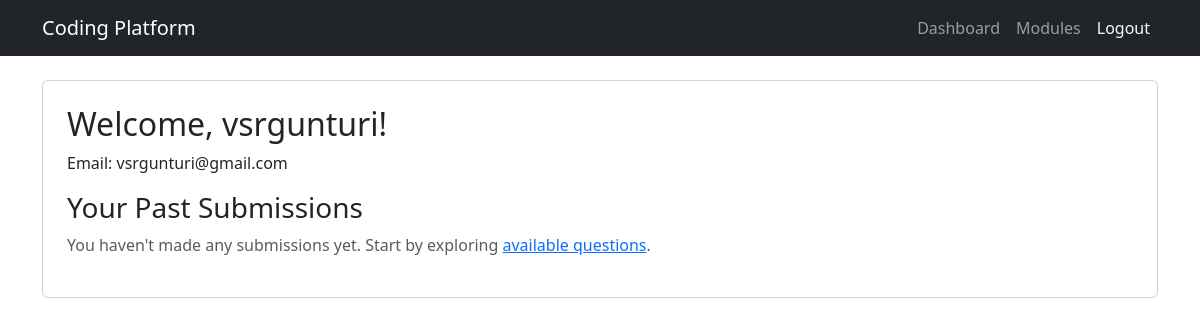
Page /dashboard/ (signed in) on the earlier database version.
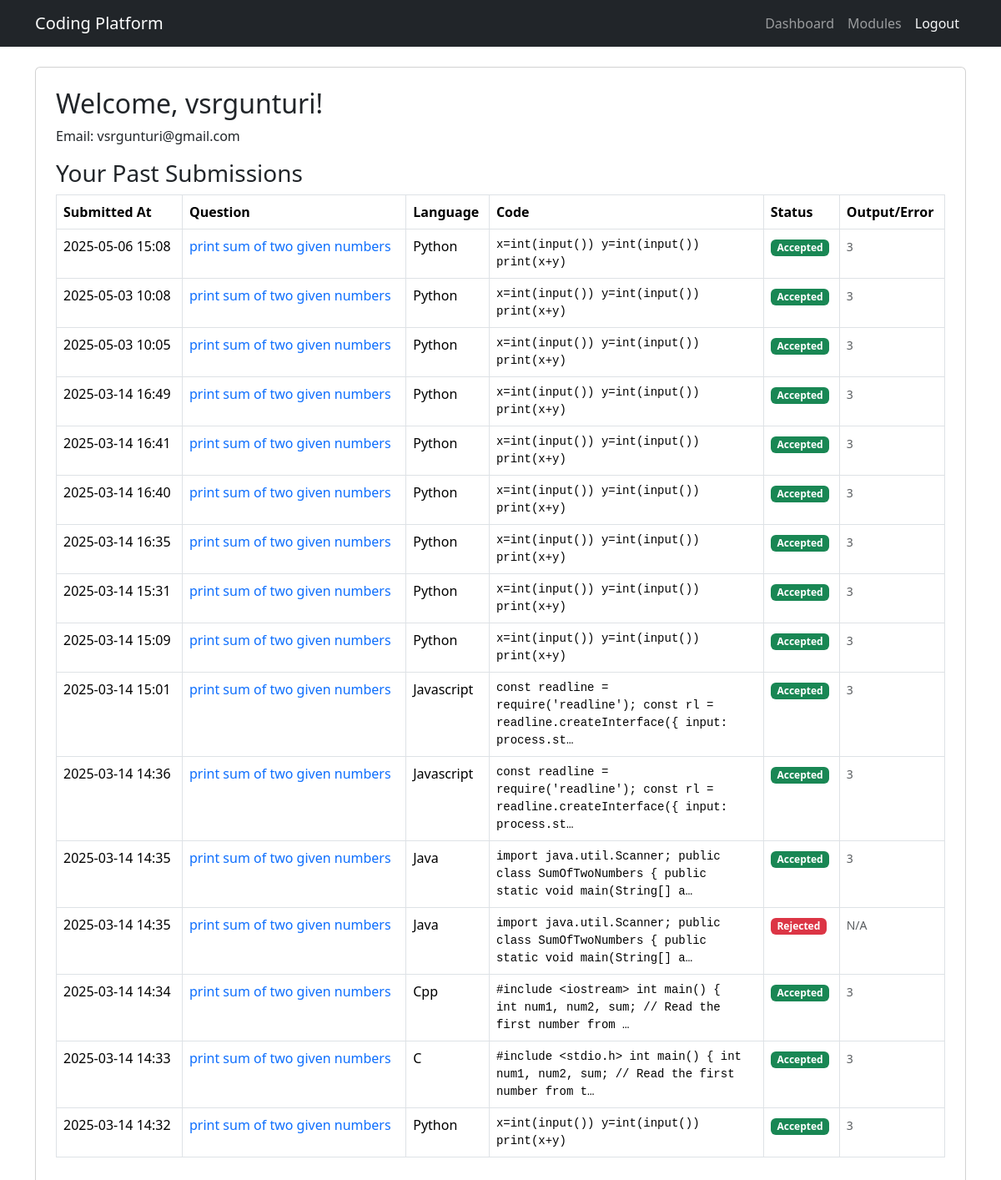
Same page on the later database version.
### codingapp/models.py (models this page shows, shortened)
class Submission(models.Model):
    class Status(models.TextChoices):
        PENDING = "Pending", "Pending"
        ACCEPTED = "Accepted", "Accepted"
        REJECTED = "Rejected", "Rejected"
    question = models.ForeignKey(Question, on_delete=models.CASCADE)
    user = models.ForeignKey(User, on_delete=models.CASCADE)
    code = models.TextField(blank=True)
    language = models.CharField(
        max_length=50,
        choices=LANGUAGE_CHOICES,
        default="python"
    )
    submitted_at = models.DateTimeField(auto_now_add=True)
    status = models.CharField(
        max_length=10,
        choices=Status.choices,
        default=Status.PENDING
    )
    output = models.TextField(blank=True, null=True)
    error = models.TextField(blank=True, null=True)
    class Meta:
        ordering = ['-submitted_at']  # Added for consistency with admin sorting

class Question(models.Model):
    title = models.CharField(max_length=200)
    description = models.TextField()
    module = models.ForeignKey(
        Module,
        on_delete=models.CASCADE,
        related_name="questions",
        null=True,
        blank=True
    )
    test_cases = models.JSONField(
        default=list,
        validators=[validate_test_cases],
        help_text="Managed via admin formset; do not edit manually."
    )
    class Meta:
        unique_together = ['module', 'title']

### codingapp/views.py (the view)
# urls.py: path('dashboard/', views.user_dashboard, name='dashboard'),
@login_required
def user_dashboard(request):
    user_submissions = Submission.objects.filter(user=request.user).order_by('-submitted_at')
    return render(request, 'codingapp/dashboard.html', {'user_submissions': user_submissions})

### codingapp/templates/codingapp/dashboard.html (shortened to what this page needs)
{% extends "codingapp/base.html" %}
{% block content %}
    <div class="card p-4">
        <h2>Welcome, {{ user.username }}!</h2>
        <p>Email: {{ user.email|default:"Not provided" }}</p>
        <h3>Your Past Submissions</h3>
        {% if user_submissions %}
            <div class="table-responsive">
                <table class="table table-bordered">
                    <thead class="thead-dark">
                        <tr>
                            <th>Submitted At</th>
                            <th>Question</th>
                            <th>Language</th>
                            <th>Code</th>
                            <th>Status</th>
                            <th>Output/Error</th>
                        </tr>
                    </thead>
                    <tbody>
                        {% for submission in user_submissions %}
                        <tr>
                            <td>{{ submission.submitted_at|date:"Y-m-d H:i" }}</td>
                            <td>
                                <a href="{% url 'question_detail' submission.question.pk %}" class="text-decoration-none">
                                    {{ submission.question.title }}
                                </a>
                            </td>
                            <td>{{ submission.language|capfirst }}</td>
                            <td><pre class="mb-0 text-wrap" style="max-width: 300px;">{{ submission.code|truncatechars:100 }}</pre></td>
                            <td>
                                {% if submission.status == "Accepted" %}
                                    <span class="badge bg-success">Accepted</span>
                                {% elif submission.status == "Rejected" %}
                                    <span class="badge bg-danger">Rejected</span>
                                {% else %}
                                    <span class="badge bg-secondary">{{ submission.status }}</span>
                                {% endif %}
                            </td>
                            <td>
                                {% if submission.output %}
                                    <small class="text-muted">{{ submission.output|truncatechars:50 }}</small>
                                {% elif submission.error %}
                                    <small class="text-danger">{{ submission.error|truncatechars:50 }}</small>
                                {% else %}
                                    <small class="text-muted">N/A</small>
                                {% endif %}
                            </td>
                        </tr>
                        {% endfor %}
                    </tbody>
                </table>
            </div>
        {% else %}
            <p class="text-muted">You haven't made any submissions yet. Start by exploring <a href="{% url 'question_list' %}">available questions</a>.</p>
        {% endif %}
    </div>
{% endblock %}

### codingapp/templates/codingapp/base.html (shortened to what this page needs)
<!DOCTYPE html>
<html lang="en">
<head>
    <link href="https://cdn.jsdelivr.net/npm/bootstrap@5.3.2/dist/css/bootstrap.min.css" rel="stylesheet">
    <link rel="stylesheet" href="https://cdnjs.cloudflare.com/ajax/libs/codemirror/5.65.2/codemirror.min.css">
    <link rel="stylesheet" href="https://cdnjs.cloudflare.com/ajax/libs/codemirror/5.65.2/theme/dracula.min.css">
</head>
<body>
    <nav class="navbar navbar-expand-lg navbar-dark bg-dark" aria-label="Main navigation">
        <div class="container">
            <a class="navbar-brand" href="{% url 'home' %}">Coding Platform</a>
            <div class="collapse navbar-collapse" id="navbarNav">
                <ul class="navbar-nav ms-auto">
                    {% if user.is_authenticated %}
                        <li class="nav-item">
                            <a class="nav-link" href="{% url 'dashboard' %}">Dashboard</a>
                        </li>
                        <li class="nav-item">
                            <a class="nav-link" href="{% url 'module_list' %}">Modules</a>
                        </li>
                        <li class="nav-item">
                            <form method="post" action="{% url 'logout' %}" class="d-inline">
                                <button type="submit" class="btn btn-link nav-link text-light text-decoration-none" aria-label="Logout">Logout</button>
                            </form>
                        </li>
                    {% else %}
                        <li class="nav-item"><a class="nav-link" href="{% url 'login' %}">Login</a></li>
                        <li class="nav-item"><a class="nav-link" href="{% url 'register' %}">Register</a></li>
                    {% endif %}
                </ul>
            </div>
        </div>
    </nav>
    <div class="container mt-4">
        {% block content %}{% endblock %}
    </div>
</body>
</html>

Differences in the rows shown:
now on this page (row edited): Submission: submitted_at "2025-05-06 15:08", question "print sum of two given numbers", language "Python", code "x=int(input()) y=int(input()) print(x+y)", status "Accepted", output "3"
now on this page (row edited): Submission: submitted_at "2025-05-03 10:08", question "print sum of two given numbers", language "Python", code "x=int(input()) y=int(input()) print(x+y)", status "Accepted", output "3"
now on this page (row edited): Submission: submitted_at "2025-05-03 10:05", question "print sum of two given numbers", language "Python", code "x=int(input()) y=int(input()) print(x+y)", status "Accepted", output "3"
added Submission: submitted_at "2025-03-14 16:49", question "print sum of two given numbers", language "Python", code "x=int(input()) y=int(input()) print(x+y)", status "Accepted", output "3"
added Submission: submitted_at "2025-03-14 16:41", question "print sum of two given numbers", language "Python", code "x=int(input()) y=int(input()) print(x+y)", status "Accepted", output "3"
added Submission: submitted_at "2025-03-14 16:40", question "print sum of two given numbers", language "Python", code "x=int(input()) y=int(input()) print(x+y)", status "Accepted", output "3"
added Submission: submitted_at "2025-03-14 16:35", question "print sum of two given numbers", language "Python", code "x=int(input()) y=int(input()) print(x+y)", status "Accepted", output "3"
added Submission: submitted_at "2025-03-14 15:31", question "print sum of two given numbers", language "Python", code "x=int(input()) y=int(input()) print(x+y)", status "Accepted", output "3"
added Submission: submitted_at "2025-03-14 15:09", question "print sum of two given numbers", language "Python", code "x=int(input()) y=int(input()) print(x+y)", status "Accepted", output "3"
added Submission: submitted_at "2025-03-14 15:01", question "print sum of two given numbers", language "Javascript", code "const readline = require('readline'); const rl = readline.createInterface({ input: process.st…", status "Accepted", output "3"
added Submission: submitted_at "2025-03-14 14:36", question "print sum of two given numbers", language "Javascript", code "const readline = require('readline'); const rl = readline.createInterface({ input: process.st…", status "Accepted", output "3"
added Submission: submitted_at "2025-03-14 14:35", question "print sum of two given numbers", language "Java", code "import java.util.Scanner; public class SumOfTwoNumbers { public static void main(String[] a…", status "Accepted", output "3"
added Submission: submitted_at "2025-03-14 14:35", question "print sum of two given numbers", language "Java", code "import java.util.Scanner; public class SumOfTwoNumbers { public static void main(String[] a…", status "Rejected", output "N/A"
added Submission: submitted_at "2025-03-14 14:34", question "print sum of two given numbers", language "Cpp", code "#include <iostream> int main() { int num1, num2, sum; // Read the first number from …", status "Accepted", output "3"
added Submission: submitted_at "2025-03-14 14:33", question "print sum of two given numbers", language "C", code "#include <stdio.h> int main() { int num1, num2, sum; // Read the first number from t…", status "Accepted", output "3"
added Submission: submitted_at "2025-03-14 14:32", question "print sum of two given numbers", language "Python", code "x=int(input()) y=int(input()) print(x+y)", status "Accepted", output "3"
Other differences:
text no longer shown: "You haven't made any submissions yet. Start by exploring available questions ."
text now shown: "Submitted At Question Language Code Status Output/Error"
